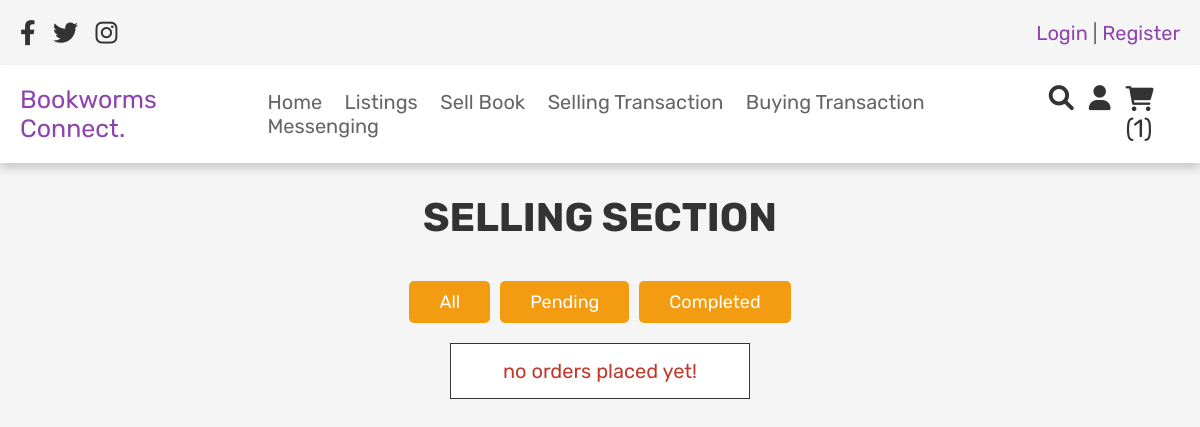
Page /user_orders.php?status=completed (signed in) on the earlier database version.
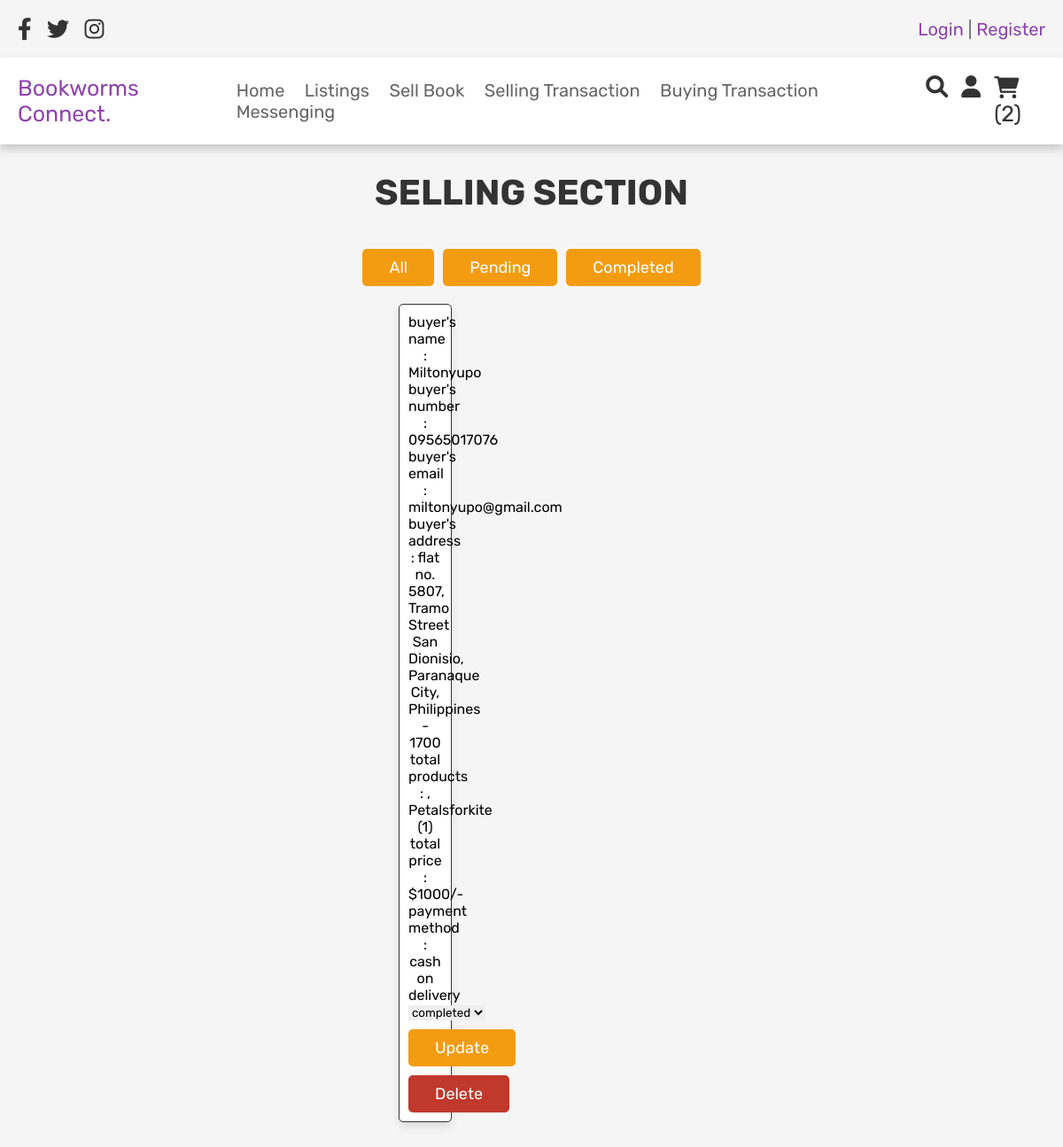
Same page on the later database version.
### tables this page shows
CREATE TABLE `order_items` (
  `id` int(11) NOT NULL,
  `order_id` int(11) DEFAULT NULL,
  `product_id` int(11) DEFAULT NULL,
  `quantity` int(11) DEFAULT NULL
);

CREATE TABLE `orders` (
  `id` int(100) NOT NULL,
  `user_id` int(100) NOT NULL,
  `name` varchar(100) NOT NULL,
  `buyer_name` varchar(100) DEFAULT NULL,
  `number` varchar(12) NOT NULL,
  `email` varchar(100) NOT NULL,
  `method` varchar(50) NOT NULL,
  `address` varchar(500) NOT NULL,
  `total_products` varchar(1000) NOT NULL,
  `total_price` int(100) NOT NULL,
  `placed_on` varchar(50) NOT NULL,
  `payment_status` varchar(20) NOT NULL DEFAULT 'pending',
  `buyer_id` int(11) DEFAULT NULL
);

### user_orders.php (the view, shortened to what this page needs)
<?php
include 'config.php';
$order_status = '';
if (isset($_GET['status'])) {
$order_status = $_GET['status'];
}
?>
<!DOCTYPE html>
<html lang="en">
<head>
<link rel="stylesheet" href="https://cdnjs.cloudflare.com/ajax/libs/font-awesome/6.0.0/css/all.min.css">
<link rel="stylesheet" href="css/admin_style.css">
<link rel="stylesheet" href="css/style.css">
</head>
<body>
<?php include 'header.php'; ?>
<section class="orders">
<h1 class="title">Selling Section</h1>
<div class="filters-container">  <div class="filter-buttons">
      <a href="user_orders.php" class="option-btn <?php if($order_status == '') echo 'active'; ?>">All</a>
      <a href="user_orders.php?status=pending" class="option-btn <?php if($order_status == 'pending') echo 'active'; ?>">Pending</a>
      <a href="user_orders.php?status=completed" class="option-btn <?php if($order_status == 'completed') echo 'active'; ?>">Completed</a>
    </div>
<div class="box-container">
<?php
$select_orders = mysqli_query($conn, "SELECT o.*, oi.quantity, p.name as product_name
 FROM `orders` o
 JOIN `order_items` oi ON o.id = oi.order_id
 JOIN `products` p ON oi.product_id = p.id
 WHERE p.seller_id = '$user_id'
        AND o.payment_status = '$order_status' -- Add filter if status is selected
") or die('query failed');
if(mysqli_num_rows($select_orders) > 0){
 while($fetch_orders = mysqli_fetch_assoc($select_orders)){
 ?>
 <div class="box-for-selling">
<p> buyer's name : <span><?php echo $fetch_orders['buyer_name']; ?></span> </p>
 <p> buyer's number : <span><?php echo $fetch_orders['number']; ?></span> </p>
<p> buyer's email : <span><?php echo $fetch_orders['email']; ?></span> </p>
<p> buyer's address : <span><?php echo $fetch_orders['address']; ?></span> </p>
 <p> total products : <span><?php echo $fetch_orders['total_products']; ?></span> </p>
<p> total price : <span>$<?php echo $fetch_orders['total_price']; ?>/-</span> </p>
 <p> payment method : <span><?php echo $fetch_orders['method']; ?></span> </p>
<form action="" method="post">
 <select name="update_payment">
<option value="" selected disabled><?php echo $fetch_orders['payment_status']; ?></option>
 </select>
 <input type="submit" value="update" name="update_order" class="option-btn">
 <a href="user_orders.php?delete=<?php echo $fetch_orders['id']; ?>" onclick="return confirm('delete this order?');" class="delete-btn">delete</a>
</form>
 </div>
<?php
}
 }else{
echo '<p class="empty">no orders placed yet!</p>';
}
?>
</div>
</section>
</body>
</html>

### header.php (shortened to what this page needs)
<link rel="stylesheet" href="./css/style.css">
<header class="header">
   <div class="header-1">
      <div class="flex">
         <div class="share">
            <a href="#" class="fab fa-facebook-f"></a>
            <a href="#" class="fab fa-twitter"></a>
            <a href="#" class="fab fa-instagram"></a>
         </div>
         <p> <a href="login.php">Login</a> | <a href="register.php">Register</a> </p>
      </div>
   </div>
   <div class="header-2">
      <div class="flex">
         <a href="home.php" class="logo">Bookworms Connect.</a>
         <nav class="navbar">
         <a href="home.php"class="button-34" id="special-color">Home</a>
            <a href="shop.php"class="button-34" id="special-color">Listings</a>
            <a href="user_products.php"class="button-34" id="special-color">Sell Book</a>
            <a href="user_orders.php"class="button-34" id="special-color">Selling Transaction</a>
            <a href="orders.php"class="button-34" id="special-color">Buying Transaction</a>
            <a href="messages.php"class="button-34" id="special-color">Messenging</a>
         </nav>
         <div class="icons" style="display:flex; margin:0;">
            <a href="search_page.php" class="fas fa-search"></a>
            <div id="user-btn" class="fas fa-user"></div>
            <?php
            function render_cart($user_id) {
               global $conn;
               $select_cart_number = mysqli_query($conn, "SELECT * FROM `cart` WHERE user_id = '$user_id'") or die('query failed');
               $cart_rows_number = mysqli_num_rows($select_cart_number);
               return $cart_rows_number;
           }
            ?>
          <div class="icons" style="display:flex; margin:0;">
               <?php
                     if (isset($_SESSION['user_id'])) {
                        $user_id = $_SESSION['user_id'];
                        $cart_rows_number = render_cart($user_id);
               ?>
               <a href="cart.php"> <i class="fas fa-shopping-cart"></i> <span>(<?php echo $cart_rows_number; ?>)</span> </a>
               <?php } ?>
               </div>
         </div>
      </div>
   </div>
</header>

Differences in the rows shown:
added order_items: order.buyer_name "Miltonyupo", order.number "09565017076", order.email "miltonyupo@gmail.com", order.address "flat no. 5807, Tramo Street San Dionisio, Paranaque City, Philippines - 1700", order.total_products ", Petalsforkite (1)", order.total_price "1000", order.method "cash on delivery", update_payment "completed"
Other differences:
$cart_rows_number: "1" → "2"
text no longer shown: "no orders placed yet!"
